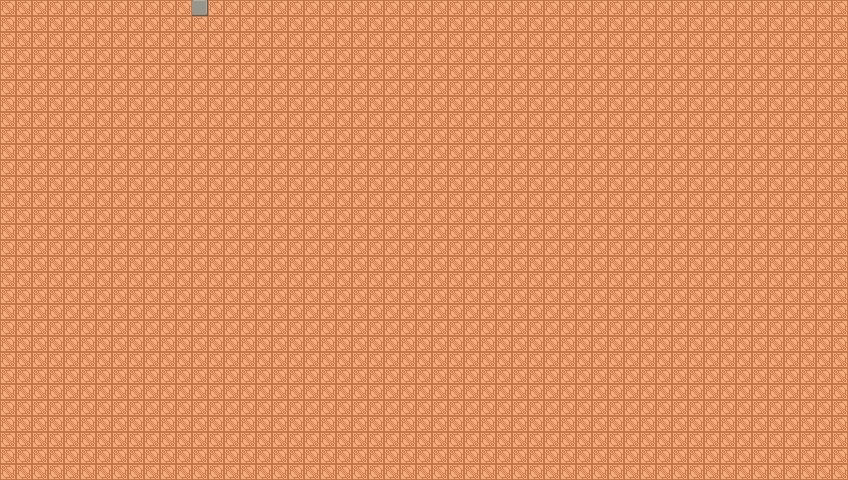

The image is a tile-based game level rendered from a .tmx file. Its description and complete source (layers, tilesets, objects, tile grids) follow:
An orthogonal 53x30 tile map with 16x16 px tiles, 1 tile layer (Tile Layer 1), 2 tilesets.

<map version="1.10" tiledversion="1.11.0" orientation="orthogonal" renderorder="right-down" width="53" height="30" tilewidth="16" tileheight="16" infinite="0" nextlayerid="2" nextobjectid="1">
 <tileset firstgid="1" source="furniture.tsx" />
 <tileset firstgid="231" source="interior pixel  lands.tsx" />
 <layer id="1" name="Tile Layer 1" width="53" height="30">
  <data encoding="csv">
49,49,49,49,49,49,49,49,49,49,49,49,269,49,49,49,49,49,49,49,49,49,49,49,49,49,49,49,49,49,49,49,49,49,49,49,49,49,49,49,49,49,49,49,49,49,49,49,49,49,49,49,49,
49,49,49,49,49,49,49,49,49,49,49,49,49,49,49,49,49,49,49,49,49,49,49,49,49,49,49,49,49,49,49,49,49,49,49,49,49,49,49,49,49,49,49,49,49,49,49,49,49,49,49,49,49,
49,49,49,49,49,49,49,49,49,49,49,49,49,49,49,49,49,49,49,49,49,49,49,49,49,49,49,49,49,49,49,49,49,49,49,49,49,49,49,49,49,49,49,49,49,49,49,49,49,49,49,49,49,
49,49,49,49,49,49,49,49,49,49,49,49,49,49,49,49,49,49,49,49,49,49,49,49,49,49,49,49,49,49,49,49,49,49,49,49,49,49,49,49,49,49,49,49,49,49,49,49,49,49,49,49,49,
49,49,49,49,49,49,49,49,49,49,49,49,49,49,49,49,49,49,49,49,49,49,49,49,49,49,49,49,49,49,49,49,49,49,49,49,49,49,49,49,49,49,49,49,49,49,49,49,49,49,49,49,49,
49,49,49,49,49,49,49,49,49,49,49,49,49,49,49,49,49,49,49,49,49,49,49,49,49,49,49,49,49,49,49,49,49,49,49,49,49,49,49,49,49,49,49,49,49,49,49,49,49,49,49,49,49,
49,49,49,49,49,49,49,49,49,49,49,49,49,49,49,49,49,49,49,49,49,49,49,49,49,49,49,49,49,49,49,49,49,49,49,49,49,49,49,49,49,49,49,49,49,49,49,49,49,49,49,49,49,
49,49,49,49,49,49,49,49,49,49,49,49,49,49,49,49,49,49,49,49,49,49,49,49,49,49,49,49,49,49,49,49,49,49,49,49,49,49,49,49,49,49,49,49,49,49,49,49,49,49,49,49,49,
49,49,49,49,49,49,49,49,49,49,49,49,49,49,49,49,49,49,49,49,49,49,49,49,49,49,49,49,49,49,49,49,49,49,49,49,49,49,49,49,49,49,49,49,49,49,49,49,49,49,49,49,49,
49,49,49,49,49,49,49,49,49,49,49,49,49,49,49,49,49,49,49,49,49,49,49,49,49,49,49,49,49,49,49,49,49,49,49,49,49,49,49,49,49,49,49,49,49,49,49,49,49,49,49,49,49,
49,49,49,49,49,49,49,49,49,49,49,49,49,49,49,49,49,49,49,49,49,49,49,49,49,49,49,49,49,49,49,49,49,49,49,49,49,49,49,49,49,49,49,49,49,49,49,49,49,49,49,49,49,
49,49,49,49,49,49,49,49,49,49,49,49,49,49,49,49,49,49,49,49,49,49,49,49,49,49,49,49,49,49,49,49,49,49,49,49,49,49,49,49,49,49,49,49,49,49,49,49,49,49,49,49,49,
49,49,49,49,49,49,49,49,49,49,49,49,49,49,49,49,49,49,49,49,49,49,49,49,49,49,49,49,49,49,49,49,49,49,49,49,49,49,49,49,49,49,49,49,49,49,49,49,49,49,49,49,49,
49,49,49,49,49,49,49,49,49,49,49,49,49,49,49,49,49,49,49,49,49,49,49,49,49,49,49,49,49,49,49,49,49,49,49,49,49,49,49,49,49,49,49,49,49,49,49,49,49,49,49,49,49,
49,49,49,49,49,49,49,49,49,49,49,49,49,49,49,49,49,49,49,49,49,49,49,49,49,49,49,49,49,49,49,49,49,49,49,49,49,49,49,49,49,49,49,49,49,49,49,49,49,49,49,49,49,
49,49,49,49,49,49,49,49,49,49,49,49,49,49,49,49,49,49,49,49,49,49,49,49,49,49,49,49,49,49,49,49,49,49,49,49,49,49,49,49,49,49,49,49,49,49,49,49,49,49,49,49,49,
49,49,49,49,49,49,49,49,49,49,49,49,49,49,49,49,49,49,49,49,49,49,49,49,49,49,49,49,49,49,49,49,49,49,49,49,49,49,49,49,49,49,49,49,49,49,49,49,49,49,49,49,49,
49,49,49,49,49,49,49,49,49,49,49,49,49,49,49,49,49,49,49,49,49,49,49,49,49,49,49,49,49,49,49,49,49,49,49,49,49,49,49,49,49,49,49,49,49,49,49,49,49,49,49,49,49,
49,49,49,49,49,49,49,49,49,49,49,49,49,49,49,49,49,49,49,49,49,49,49,49,49,49,49,49,49,49,49,49,49,49,49,49,49,49,49,49,49,49,49,49,49,49,49,49,49,49,49,49,49,
49,49,49,49,49,49,49,49,49,49,49,49,49,49,49,49,49,49,49,49,49,49,49,49,49,49,49,49,49,49,49,49,49,49,49,49,49,49,49,49,49,49,49,49,49,49,49,49,49,49,49,49,49,
49,49,49,49,49,49,49,49,49,49,49,49,49,49,49,49,49,49,49,49,49,49,49,49,49,49,49,49,49,49,49,49,49,49,49,49,49,49,49,49,49,49,49,49,49,49,49,49,49,49,49,49,49,
49,49,49,49,49,49,49,49,49,49,49,49,49,49,49,49,49,49,49,49,49,49,49,49,49,49,49,49,49,49,49,49,49,49,49,49,49,49,49,49,49,49,49,49,49,49,49,49,49,49,49,49,49,
49,49,49,49,49,49,49,49,49,49,49,49,49,49,49,49,49,49,49,49,49,49,49,49,49,49,49,49,49,49,49,49,49,49,49,49,49,49,49,49,49,49,49,49,49,49,49,49,49,49,49,49,49,
49,49,49,49,49,49,49,49,49,49,49,49,49,49,49,49,49,49,49,49,49,49,49,49,49,49,49,49,49,49,49,49,49,49,49,49,49,49,49,49,49,49,49,49,49,49,49,49,49,49,49,49,49,
49,49,49,49,49,49,49,49,49,49,49,49,49,49,49,49,49,49,49,49,49,49,49,49,49,49,49,49,49,49,49,49,49,49,49,49,49,49,49,49,49,49,49,49,49,49,49,49,49,49,49,49,49,
49,49,49,49,49,49,49,49,49,49,49,49,49,49,49,49,49,49,49,49,49,49,49,49,49,49,49,49,49,49,49,49,49,49,49,49,49,49,49,49,49,49,49,49,49,49,49,49,49,49,49,49,49,
49,49,49,49,49,49,49,49,49,49,49,49,49,49,49,49,49,49,49,49,49,49,49,49,49,49,49,49,49,49,49,49,49,49,49,49,49,49,49,49,49,49,49,49,49,49,49,49,49,49,49,49,49,
49,49,49,49,49,49,49,49,49,49,49,49,49,49,49,49,49,49,49,49,49,49,49,49,49,49,49,49,49,49,49,49,49,49,49,49,49,49,49,49,49,49,49,49,49,49,49,49,49,49,49,49,49,
49,49,49,49,49,49,49,49,49,49,49,49,49,49,49,49,49,49,49,49,49,49,49,49,49,49,49,49,49,49,49,49,49,49,49,49,49,49,49,49,49,49,49,49,49,49,49,49,49,49,49,49,49,
49,49,49,49,49,49,49,49,49,49,49,49,49,49,49,49,49,49,49,49,49,49,49,49,49,49,49,49,49,49,49,49,49,49,49,49,49,49,49,49,49,49,49,49,49,49,49,49,49,49,49,49,49
</data>
 </layer>
</map>
